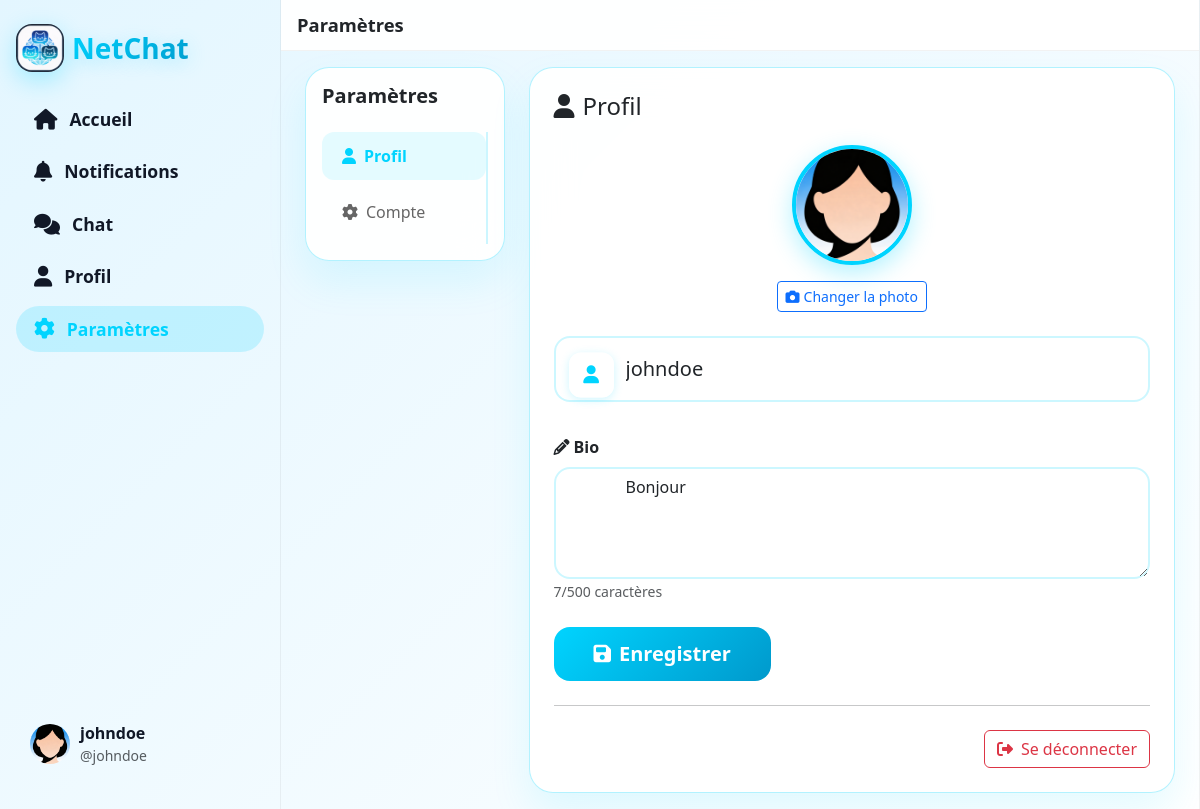
Screenshot of /public/settings (signed in) with the database file from the repository.
### tables this page shows
CREATE TABLE IF NOT EXISTS `users` (
  `id` int NOT NULL AUTO_INCREMENT,
  `username` varchar(50) NOT NULL,
  `email` varchar(100) NOT NULL,
  `password_hash` varchar(255) NOT NULL,
  `phone` varchar(20) DEFAULT NULL,
  `age` int DEFAULT NULL,
  `birthdate` date DEFAULT NULL,
  `profile_picture` varchar(255) DEFAULT 'assets/user_icon.png',
  `followers_count` int UNSIGNED NOT NULL DEFAULT '0',
  `bio` text,
  `status` enum('online','away','busy','offline') DEFAULT 'offline',
  `account_type` enum('user','moderator','administrator') DEFAULT 'user',
  `is_verified` tinyint(1) DEFAULT '0',
  `created_at` timestamp NULL DEFAULT CURRENT_TIMESTAMP,
  `last_login` timestamp NULL DEFAULT NULL,
  `google_id` varchar(100) DEFAULT NULL,
  `github_id` varchar(100) DEFAULT NULL,
  `provider` enum('local','google','github') DEFAULT 'local',
  PRIMARY KEY (`id`),
  UNIQUE KEY `username` (`username`),
  UNIQUE KEY `email` (`email`),
  UNIQUE KEY `unique_google` (`google_id`),
  UNIQUE KEY `unique_github` (`github_id`)
);

### core/BaseController.php (called while the page is built, shortened)
<?php
class BaseController {
    public function __construct() {
        require_once __DIR__ . '/../config/database.php';
        $this->db = Database::getInstance()->getConnection();
    }
    protected function view($viewName, $data = []) {
        $data['basePath'] = '/netchat/public';
        extract($data);
        $viewPath = __DIR__ . '/../app/views/' . $viewName . '.php';
        require $viewPath;
    }
}

### app/controllers/SettingsController.php (called while the page is built, shortened)
<?php
require_once __DIR__ . '/../../core/BaseController.php';
require_once __DIR__ . '/../models/User.php';
class SettingsController extends BaseController {
    private $userModel;
    public function __construct() {
        $this->userModel = new User($this->db);
    }
    public function index() {
        $user = $this->userModel->findById($_SESSION['user_id']);
        $errorMessages = [];
        $successMessage = '';
        $profile_picture = $user['profile_picture'] ?? 'assets/user_icon.png';
        $profile_picture_path = __DIR__ . '/../../public/' . $profile_picture;
        if (!file_exists($profile_picture_path)) {
            $profile_picture = 'assets/user_icon.png';
        }
        $this->view('settings/index', [
            'user' => $user,
            'profile_picture' => $profile_picture,
            'errorMessages' => $errorMessages,
            'successMessage' => $successMessage
        ]);
    }
}

### public/index.php (called while the page is built, shortened)
<?php
$router = new Router();
$router->get('/login', 'AuthController', 'login');
$router->post('/login', 'AuthController', 'login');
$router->get('/register', 'AuthController', 'register');
$router->post('/register', 'AuthController', 'register');
$router->get('/logout', 'LogoutController', 'logout');
$router->get('/', 'DashboardController', 'index');
$router->get('/dashboard', 'DashboardController', 'index');
$router->get('/notifications', 'NotificationsController', 'index');
$router->get('/chat', 'ChatController', 'index');
$router->get('/search', 'SearchController', 'index');
$router->get('/profile', 'ProfileController', 'show');
$router->get('/profil', 'ProfileController', 'show');
$router->get('/settings', 'SettingsController', 'index');
$router->post('/settings', 'SettingsController', 'index');
$router->post('/comment/create', 'CommentController', 'create');
$router->post('/comment/delete', 'CommentController', 'delete');
$router->get('/password/edit', 'PasswordController', 'edit');
$router->post('/password/edit', 'PasswordController', 'edit');
$router->dispatch();

### config/database.php (called while the page is built)
<?php
class Database {
    private static $instance = null;
    private $pdo;
    private function __construct() {
        try {
            $this->pdo = new PDO(
                'mysql:host=127.0.0.1;dbname=netchat;charset=utf8mb4',
                'root',
                ''
            );
            $this->pdo->setAttribute(PDO::ATTR_ERRMODE, PDO::ERRMODE_EXCEPTION);
        } catch(PDOException $e) {
            die("Erreur DB: " . $e->getMessage());
        }
    }
    public static function getInstance() {
        if (self::$instance === null) {
            self::$instance = new self();
        }
        return self::$instance;
    }
    public function getConnection() {
        return $this->pdo;
    }
}

### app/models/User.php (called while the page is built, shortened)
<?php
class User {
    private $db;
    public function __construct($db) {
        $this->db = $db;
    }
    public function findById($id) {
        $stmt = $this->db->prepare("SELECT * FROM users WHERE id = ?");
        $stmt->execute([$id]);
        return $stmt->fetch(PDO::FETCH_ASSOC);
    }
}

### app/views/settings/index.php (the view, shortened to what this page needs)
<?php
include __DIR__ . '/../layouts/header.php';
?>
<div class="nc-layout">
    <aside class="nc-sidebar d-none d-md-block">
        <div class="nc-sidebar-inner">
            <div>
                <a href="<?= $basePath ?? '/netchat/public' ?>/" class="nc-sidebar-logo">
                    <img src="<?= $basePath ?? '/netchat/public' ?>/assets/logo.png" alt="NetChat">
                    <span class="netchat-title fs-3 fw-bold">NetChat</span>
                </a>
                <nav class="nc-sidebar-nav nav flex-column">
                    <a href="<?= $basePath ?? '/netchat/public' ?>/" class="nav-link">
                        <i class="fas fa-home"></i><span>Accueil</span>
                    </a>
                    <a href="<?= $basePath ?? '/netchat/public' ?>/notifications" class="nav-link">
                        <i class="fas fa-bell"></i><span>Notifications</span>
                    </a>
                    <a href="<?= $basePath ?? '/netchat/public' ?>/chat" class="nav-link">
                        <i class="fas fa-comments"></i><span>Chat</span>
                    </a>
                    <a href="<?= $basePath ?? '/netchat/public' ?>/profile?id=<?= (int)$_SESSION['user_id'] ?>" class="nav-link">
                        <i class="fas fa-user"></i><span>Profil</span>
                    </a>
                    <a href="<?= $basePath ?? '/netchat/public' ?>/settings" class="nav-link active">
                        <i class="fas fa-cog"></i><span>Paramètres</span>
                    </a>
                </nav>
            </div>
            <div>
                <a href="<?= $basePath ?? '/netchat/public' ?>/profile?id=<?= (int)$_SESSION['user_id'] ?>" class="nc-sidebar-profile">
                    <img src="<?= $basePath ?? '/netchat/public' ?>/<?= htmlspecialchars($profile_picture) ?>" alt="Profil">
                    <div>
                        <div class="fw-semibold"><?= htmlspecialchars($user['username'] ?? $_SESSION['username']) ?></div>
                        <div class="text-muted small">@<?= htmlspecialchars($user['username'] ?? $_SESSION['username']) ?></div>
                    </div>
                </a>
            </div>
        </div>
    </aside>
    <main class="nc-main-column">
        <div class="nc-main-header">
            <h5>Paramètres</h5>
        </div>
        <div class="px-4 py-3">
            <div class="row">
                <div class="col-lg-3 mb-4">
                    <div class="netchat-card p-3">
                        <h5 class="mb-4 fw-bold">Paramètres</h5>
                        <nav class="nav flex-column settings-nav">
                            <a class="nav-link active" data-section="profile" href="#profile">
                                <i class="fas fa-user me-2"></i>Profil
                            </a>
                            <a class="nav-link" data-section="account" href="#account">
                                <i class="fas fa-cog me-2"></i>Compte
                            </a>
                        </nav>
                    </div>
                </div>
                <div class="col-lg-9">
                    <div class="netchat-card p-4">
                        <div id="profile-section" class="settings-content">
                            <h4 class="mb-4">
                                <i class="fas fa-user me-2"></i>Profil
                            </h4>
                            <form method="POST" action="/netchat/public/settings" enctype="multipart/form-data" class="needs-validation" novalidate id="profileForm">
                                <div class="text-center mb-4">
                                    <img src="<?= $basePath ?? '/netchat/public' ?>/<?= htmlspecialchars($profile_picture) ?>"
                                         alt="Photo de profil"
                                         class="rounded-circle mb-3"
                                         width="120"
                                         height="120"
                                         style="object-fit: cover; border: 4px solid var(--primary-blue); box-shadow: 0 8px 24px rgba(0, 212, 255, 0.3);"
                                         id="profile-preview">
                                    <div>
                                        <label for="profile_picture" class="btn btn-outline-primary btn-sm">
                                            <i class="fas fa-camera me-1"></i>Changer la photo
                                        </label>
                                    </div>
                                </div>
                                <div class="input-group-wrapper mb-4">
                                    <div class="floating-icon"><i class="fas fa-user"></i></div>
                                    <input type="text"
                                           name="username"
                                           id="username"
                                           class="form-control form-control-lg py-3"
                                           placeholder="Nom d'utilisateur"
                                           required
                                           maxlength="20"
                                           minlength="3"
                                           value="<?= htmlspecialchars($user['username']) ?>">
                                </div>
                                <div class="mb-4">
                                    <label for="bio" class="form-label fw-semibold mb-2">
                                        <i class="fas fa-pencil-alt me-1"></i>Bio
                                    </label>
                                    <textarea name="bio"
                                              id="bio"
                                              class="form-control"
                                              rows="4"
                                              maxlength="500"
                                              placeholder="Parlez-nous de vous..."><?= htmlspecialchars($user['bio'] ?? '') ?></textarea>
                                    <small class="text-muted">
                                        <span id="bio-count"><?= strlen($user['bio'] ?? '') ?></span>/500 caractères
                                    </small>
                                </div>
                                <button type="submit" class="btn btn-primary btn-lg">
                                    <i class="fas fa-save me-2"></i>Enregistrer
                                </button>
                            </form>
                            <hr class="my-4">
                            <div class="d-flex justify-content-end">
                                <a href="<?= $basePath ?>/logout" class="btn btn-outline-danger">
                                    <i class="fas fa-sign-out-alt me-2"></i>Se déconnecter
                                </a>
                            </div>
                        </div>
                    </div>
                </div>
            </div>
        </div>
    </main>
</div>
<?php include __DIR__ . '/../layouts/footer.php'; ?>

### public/style.css (style rules this page uses)
:root { --primary-white: #FFFFFF; --primary-blue: #00D4FF; --secondary-blue: #0099CC; --light-blue: #E3F6FF; --bg-gradient: linear-gradient(135deg, #E3F6FF 0%, #FFFFFF 100%); }
body { background: var(--bg-gradient); min-height: 100vh; font-family: 'Segoe UI', Tahoma, Geneva, Verdana, sans-serif; }
.netchat-card { background: rgba(255, 255, 255, 0.95); backdrop-filter: blur(20px); border: 1px solid rgba(0, 212, 255, 0.3); box-shadow: 0 20px 40px rgba(0, 212, 255, 0.1); border-radius: 24px; }
.netchat-title { background: linear-gradient(135deg, var(--primary-blue), var(--secondary-blue)); -webkit-background-clip: text; -webkit-text-fill-color: transparent; background-clip: text; font-weight: 800; text-shadow: 0 4px 20px rgba(0, 212, 255, 0.3); }
.btn-primary { background: linear-gradient(135deg, var(--primary-blue), var(--secondary-blue)); border: none; border-radius: 16px; padding: 12px 40px; font-weight: 600; transition: all 0.3s ease; }
.input-group-wrapper { position: relative; }
.floating-icon { position: absolute; top: 50%; left: 15px; transform: translateY(-50%); background: rgba(255, 255, 255, 0.8); width: 45px; height: 45px; border-radius: 12px; display: flex; align-items: center; justify-content: center; color: var(--primary-blue); font-size: 18px; z-index: 10; box-shadow: 0 2px 10px rgba(0, 212, 255, 0.2); }
.form-control { padding-left: 70px !important; border-radius: 16px; border: 2px solid rgba(0, 212, 255, 0.2); background: rgba(255, 255, 255, 0.9); transition: all 0.3s ease; }
.input-group-wrapper { margin-bottom: 1.5rem; }
.input-group-wrapper { min-height: 75px; }
.form-control { padding-left: 70px !important; padding-right: 60px !important; min-height: 55px; border-radius: 16px; border: 2px solid rgba(0, 212, 255, 0.2); background: rgba(255, 255, 255, 0.9); }

### public/dashboard.css (style rules this page uses)
body { overflow-x: hidden; }
.nc-layout { max-width: 1400px; margin: 0 auto; display: flex; min-height: 100vh; width: 100%; }
.nc-sidebar { width: 280px; flex-shrink: 0; }
.nc-sidebar-inner { position: fixed; top: 0; left: 0; width: 280px; height: 100vh; padding: 24px 16px; display: flex; flex-direction: column; justify-content: space-between; overflow-y: auto; overflow-x: hidden; }
.nc-sidebar-logo { display: flex; align-items: center; text-decoration: none; margin-bottom: 24px; }
.nc-sidebar-logo img { width: 48px; height: 48px; border-radius: 16px; box-shadow: 0 8px 24px rgba(0, 212, 255, 0.3); margin-right: 8px; }
.nc-sidebar-nav .nav-link { display: flex; align-items: center; gap: 12px; padding: 10px 18px; border-radius: 999px; font-size: 1.1rem; color: #111827; font-weight: 600; margin-bottom: 6px; text-decoration: none; }
.nc-sidebar-nav .nav-link i { font-size: 1.3rem; }
.nc-sidebar-nav .nav-link.active { background: rgba(0, 212, 255, 0.18); color: var(--primary-blue); }
.nc-sidebar-profile { padding: 10px 14px; border-radius: 20px; display: flex; align-items: center; gap: 10px; cursor: pointer; text-decoration: none; color: #111827; }
.nc-sidebar-profile img { width: 40px; height: 40px; border-radius: 999px; object-fit: cover; }
.nc-main-column { flex: 1; min-width: 0; border-left: 1px solid rgba(0, 0, 0, 0.05); border-right: 1px solid rgba(0, 0, 0, 0.05); min-height: 100vh; overflow-y: visible; height: auto; }
.nc-main-header { position: sticky; top: 0; z-index: 5; background: rgba(255, 255, 255, 0.95); backdrop-filter: blur(20px); border-bottom: 1px solid rgba(0, 0, 0, 0.05); }
.nc-main-header h5 { margin: 0; padding: 16px 20px; font-weight: 700; font-size: 1.25rem; }
.nc-sidebar-nav .nav-link { position: relative; }
@media (max-width: 1399.98px) { .nc-layout { max-width: 100%; } }
@media (max-width: 1399.98px) { .nc-main-header h5 { padding: 14px 16px; font-size: 1.15rem; } }

### public/settingsprofile.css (style rules this page uses)
.settings-nav { border-right: 2px solid rgba(0, 212, 255, 0.2); }
.settings-nav .nav-link { color: #666; padding: 12px 20px; border-radius: 12px; margin-bottom: 8px; transition: all 0.3s ease; }
.settings-nav .nav-link:hover, .settings-nav .nav-link.active { background: rgba(0, 212, 255, 0.1); color: var(--primary-blue); font-weight: 600; }
.settings-content { min-height: 400px; }
.settings-content .input-group-wrapper .floating-icon { top: 52%; }

### rows the page displays
users: username "johndoe", bio "Bonjour", bio "7"
